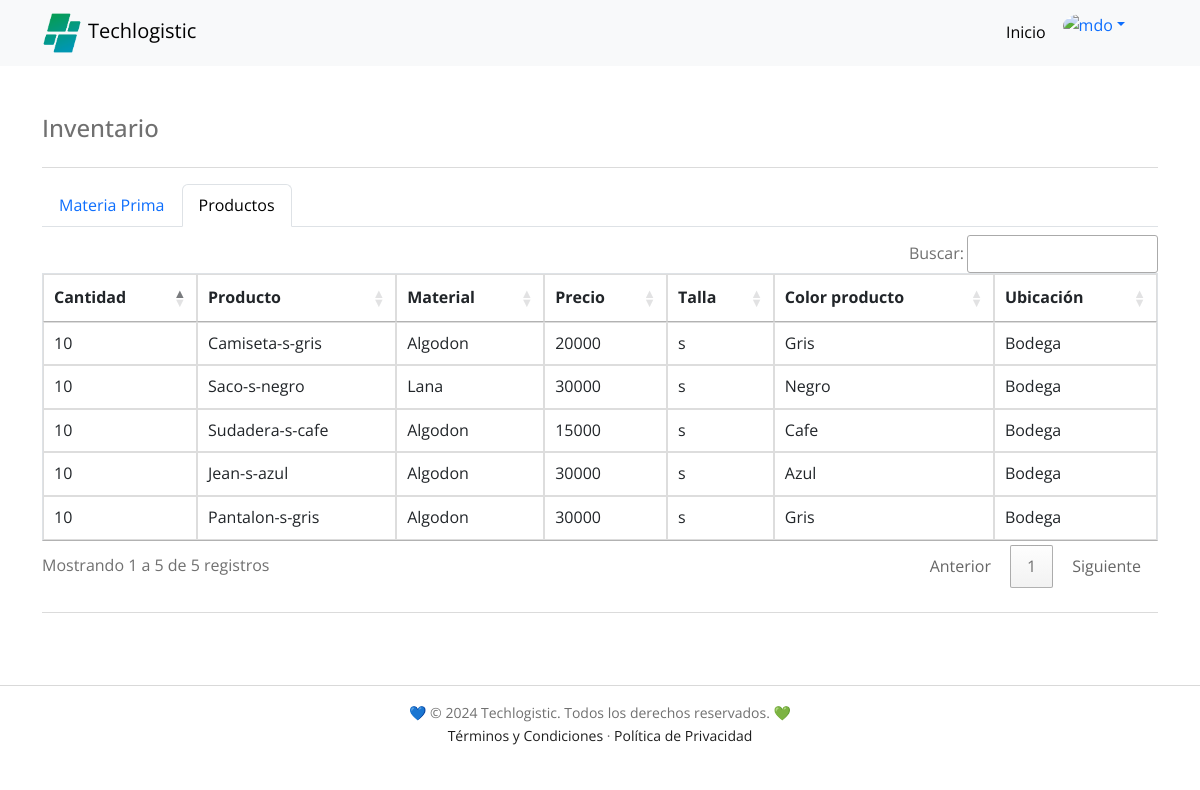
/dashboard/inventario/inventario-producto.php (signed in), run on the app's committed database.
### tables this page shows
CREATE TABLE `producto` (
  `codigo_producto` int NOT NULL AUTO_INCREMENT,
  `id_funcionario` int NOT NULL,
  `cantidad` int NOT NULL,
  `nombre_producto` varchar(60) NOT NULL,
  `material` varchar(60) NOT NULL,
  `precio` float NOT NULL,
  `talla` varchar(50) NOT NULL,
  `color_producto` varchar(20) NOT NULL,
  `ubicacion` varchar(20) NOT NULL,
  PRIMARY KEY (`codigo_producto`),
  KEY `id_funcionario` (`id_funcionario`),
  CONSTRAINT `producto_ibfk_1` FOREIGN KEY (`id_funcionario`) REFERENCES `funcionario` (`id_funcionario`)
);

### dashboard/inventario/inventario-producto.php (the view, shortened to what this page needs)
<?php
include_once "../../PHP/conexion_a_la_DB.php";
$sql = "SELECT cantidad, nombre_producto, material, precio, talla, color_producto, ubicacion FROM producto;";
$datos = $conexion->query($sql);
?>
<!DOCTYPE html>
<html lang="es">
<head>
  <link href='https://unpkg.com/boxicons@2.0.7/css/boxicons.min.css' rel='stylesheet'>
  <link href="https://cdn.jsdelivr.net/npm/bootstrap@5.3.0/dist/css/bootstrap.min.css" rel="stylesheet">
  <link rel="stylesheet" href="../../HTML/styles/techlogistic.css">
  <link rel="stylesheet" type="text/css" href="https://cdn.datatables.net/1.11.5/css/jquery.dataTables.css">
  <link rel="stylesheet" type="text/css" href="https://cdn.datatables.net/buttons/2.0.1/css/buttons.dataTables.min.css">
</head>
<body>
  <nav class="navbar navbar-expand-lg bg-body-tertiary">
    <div class="container">
      <a href="../../PHP/indexdash.php" class="navbar-brand" title="Techlogistic"><img src="../../IMAGES/favicon.png" alt="" class="navigation__image">Techlogistic</a>
      <div class="collapse navbar-collapse" id="navbarNavDropdown">
        <ul class="navbar-nav ms-auto me-4 mb-2 mb-lg-0">
          <li class="nav-item">
            <a class="nav-link active" aria-current="page" href="../../PHP/indexdash.php">Inicio</a>
          </li>
          <li class="nav-item dropdown">
            <div class="dropdown" role="group">
              <a class="dropdown-toggle dropdown-toggle-split" data-bs-toggle="dropdown" aria-expanded="false">
                <img src="https://higinnamora.github.io/techlogistic/images/profile/profile.png" alt="mdo" class="rounded-circle" width="38" height="38" />
              </a>
          </li>
        </ul>
      </div>
    </div>
  </nav>
  <main class="container my-5 h-100">
    <div class="d-flex flex-column flex-md-row justify-content-between gap-2">
      <h4 class="text-md-start text-left">Inventario</h4>
    </div>
    <hr>
    <ul class="nav nav-tabs mb-2">
    <li class="nav-item">
        <a class="nav-link" aria-current="page" href="indexinventario.php">Materia Prima</a>
      </li>
      <li class="nav-item">
        <a class="nav-link active" aria-current="page" href="inventario-producto.php">Productos</a>
      </li>
    </ul>
    <div class="table-responsive">
      <table id="productos" class="table">
        <thead>
          <tr>
            <th scope="col">Cantidad</th>
            <th scope="col">Producto</th>
            <th scope="col">Material</th>
            <th scope="col">Precio</th>
            <th scope="col">Talla</th>
            <th scope="col">Color producto</th>
            <th scope="col">Ubicación</th>
          </tr>
        </thead>
        <tbody>
          <?php
          foreach ($datos as $fila) {
            echo "<tr>";
            foreach ($fila as $valor) {
              echo "<td>$valor</td>";
            }
            echo "</tr>";
          }
          ?>
        </tbody>
      </table>
    </div>
    <hr class="my-4" />
  </main>
  <footer>
    <div class="copyright">
      <div class="bd-container">
        <p>💙 © 2024 Techlogistic. Todos los derechos reservados. 💚</p>
        <p><a href="../../HTML/terminos-y-condiciones.html">Términos y Condiciones</a> · <a href="../../HTML/politica-de-privacidad.html">Política de Privacidad</a></p>
      </div>
    </div>
  </footer>
</body>
</html>

### HTML/styles/techlogistic.css (style rules this page uses)
:root { --header-height: 3rem; --first-color: #017260; --first-color-alt: #167C38; --secondary-color: #0097b2; --title-color: #393939; --text-color: #707070; --text-color-light: #A6A6A6; --body-color: #FFFFFF; --container-color: #FFFFFF; --black-color-001: #1E1E1E; --gray-color-001: #D9D9D9; --text-color-001: #242B55; --text-color-002: #fafafa; --body-font: 'Open Sans', sans-serif; --biggest-font-size: 2.25rem; --h1-font-size: 1.5rem; --h2-font-size: 1.25rem; --h3-font-size: 1rem; --normal-font-size: .938rem; --small-font-size: .813rem; --smaller-font-size: .75rem; --font-medium: 500; --font-semi-bold: 600; --m-1: .5rem; --m-2: 1rem; --m-3: 1.5rem; --m-4: 2rem; --m-5: 2.5rem; --m-6: 3rem; --z-tooltip: 10; --z-fixed: 100; }
@media screen and (min-width: 768px) { :root { --biggest-font-size: 4rem; --h1-font-size: 2.25rem; --h2-font-size: 1.5rem; --h3-font-size: 1.25rem; --normal-font-size: 1rem; --small-font-size: .875rem; --smaller-font-size: .813rem; } }
*,::before,::after { box-sizing: border-box; }
html { height: 100%; }
html, body { scroll-behavior: smooth; }
body { background-color: var(--body-color); color: var(--text-color); display: flex; flex-direction: column; font-family: var(--body-font); font-size: var(--normal-font-size); line-height: 1.6; margin: var(--header-height) 0 0 0; width: 100%; }
h1, h2, h3, p, ul { margin: 0; }
a { text-decoration: none; }
img { height: auto; max-width: 100%; }
.mb-2 { margin-bottom: var(--m-2); }
.bd-container { margin-left: var(--m-2); margin-right: var(--m-2); max-width: 960px; width: calc(100% - 2rem); }
.navigation__image { width: 40px; margin-right: 6px; }
.copyright { text-align: center; padding: 16px 0; border-top: 1px solid var(--gray-color-001); margin-top: auto; }
.copyright p { font-size: 14px; color: var(--text-color); }
.copyright p a { color: var(--black-color-001); }
@media screen and (min-width: 768px) { body { margin: 0; } }
@media screen and (min-width: 992px) { .bd-container { margin-left: auto; margin-right: auto; } }
table { width: 100%; border-collapse: collapse; margin-top: 20px; }
table, th, td { border: 1px solid #ddd; }
th, td { padding: 12px; text-align: left; }
th { background-color: #f2f2f2; }
tr:nth-child(even) { background-color: #f9f9f9; }

### data on the page
producto: cantidad "10", nombre_producto "Camiseta-s-gris", material "Algodon", precio "20000", talla "s", color_producto "Gris", ubicacion "Bodega"
producto: cantidad "10", nombre_producto "Saco-s-negro", material "Lana", precio "30000", talla "s", color_producto "Negro", ubicacion "Bodega"
producto: cantidad "10", nombre_producto "Sudadera-s-cafe", material "Algodon", precio "15000", talla "s", color_producto "Cafe", ubicacion "Bodega"
producto: cantidad "10", nombre_producto "Jean-s-azul", material "Algodon", precio "30000", talla "s", color_producto "Azul", ubicacion "Bodega"
producto: cantidad "10", nombre_producto "Pantalon-s-gris", material "Algodon", precio "30000", talla "s", color_producto "Gris", ubicacion "Bodega"
